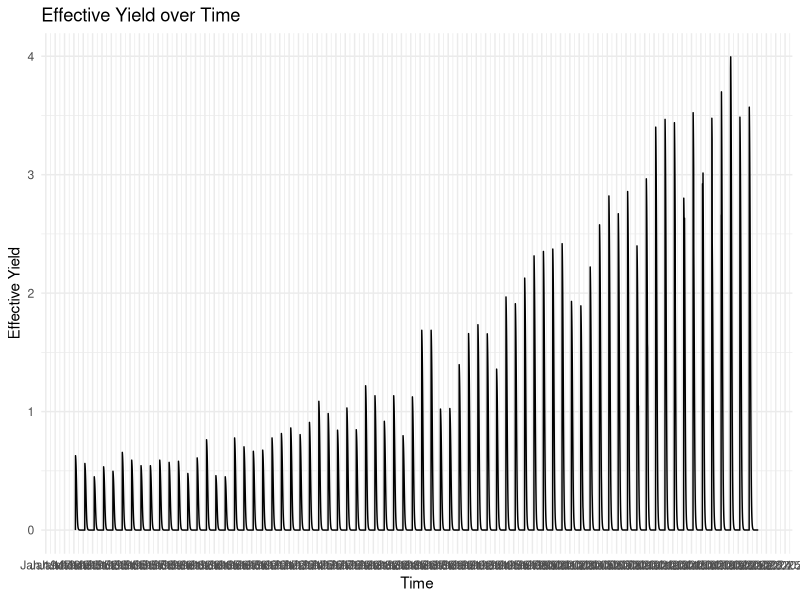
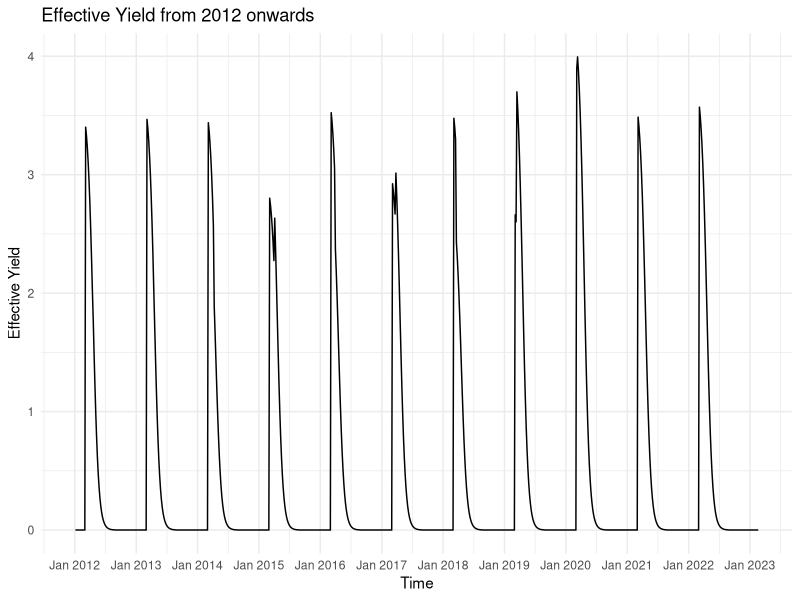

Write the R code that produced these figures, in order.
library(ggplot2)

# Read effective_yield.csv
effective_yield <- read.csv("effective_yield.csv")

# Print the first few rows of the data
head(effective_yield)

# Print the structure of the data
str(effective_yield)

# Print the summary of the data
summary(effective_yield)

# Convert the date column to a date object
effective_yield$date <- as.Date(effective_yield$date)

# Plot the effective yield against the date
ggplot(effective_yield, aes(x=date, y=effective_yield)) +
  geom_line() +
  ggtitle("Effective Yield over Time") +
  xlab("Time") + ylab("Effective Yield") +
  scale_x_date(date_breaks = "1 year", date_labels = "%b %Y") +
  theme_minimal()

# Select data from 2012 onwards
effective_yield <- effective_yield[effective_yield$date > "2012-01-01", ]

# Plot the effective yield from 2012 onwards
ggplot(effective_yield, aes(x=date, y=effective_yield)) +
  geom_line() +
  ggtitle("Effective Yield from 2012 onwards") +
  xlab("Time") + ylab("Effective Yield") +
  scale_x_date(date_breaks = "1 year", date_labels = "%b %Y") +
  theme_minimal()